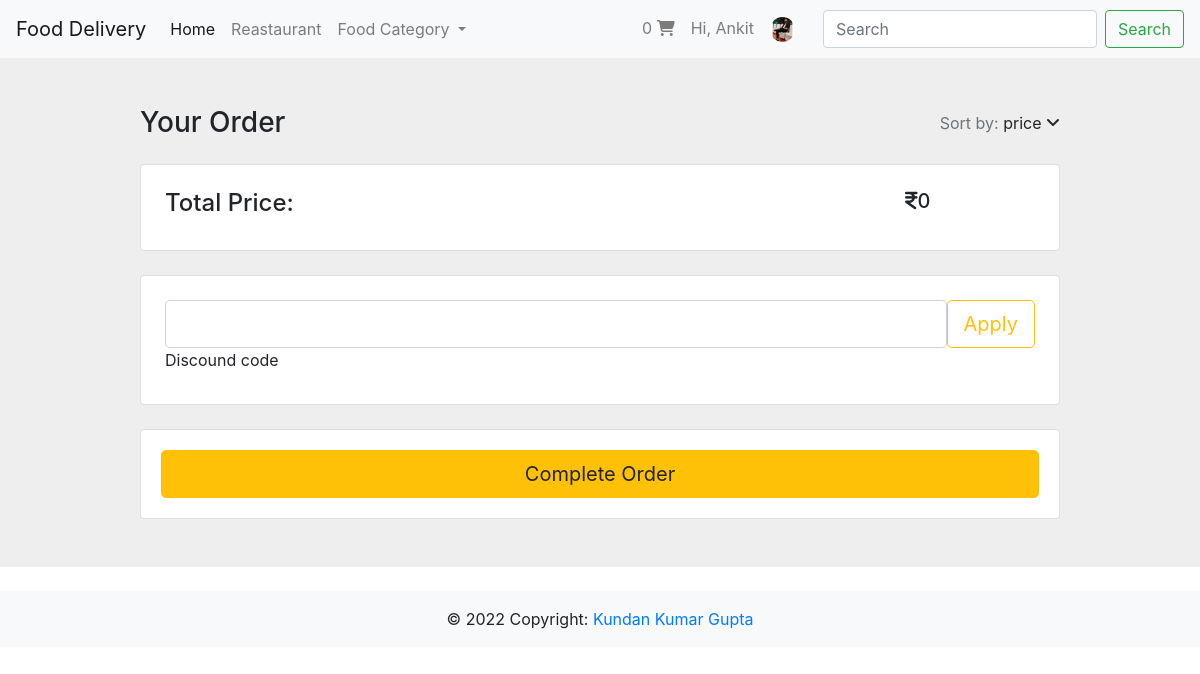
/restaurant/cart/ (signed in), run on an earlier commit of the app's database.
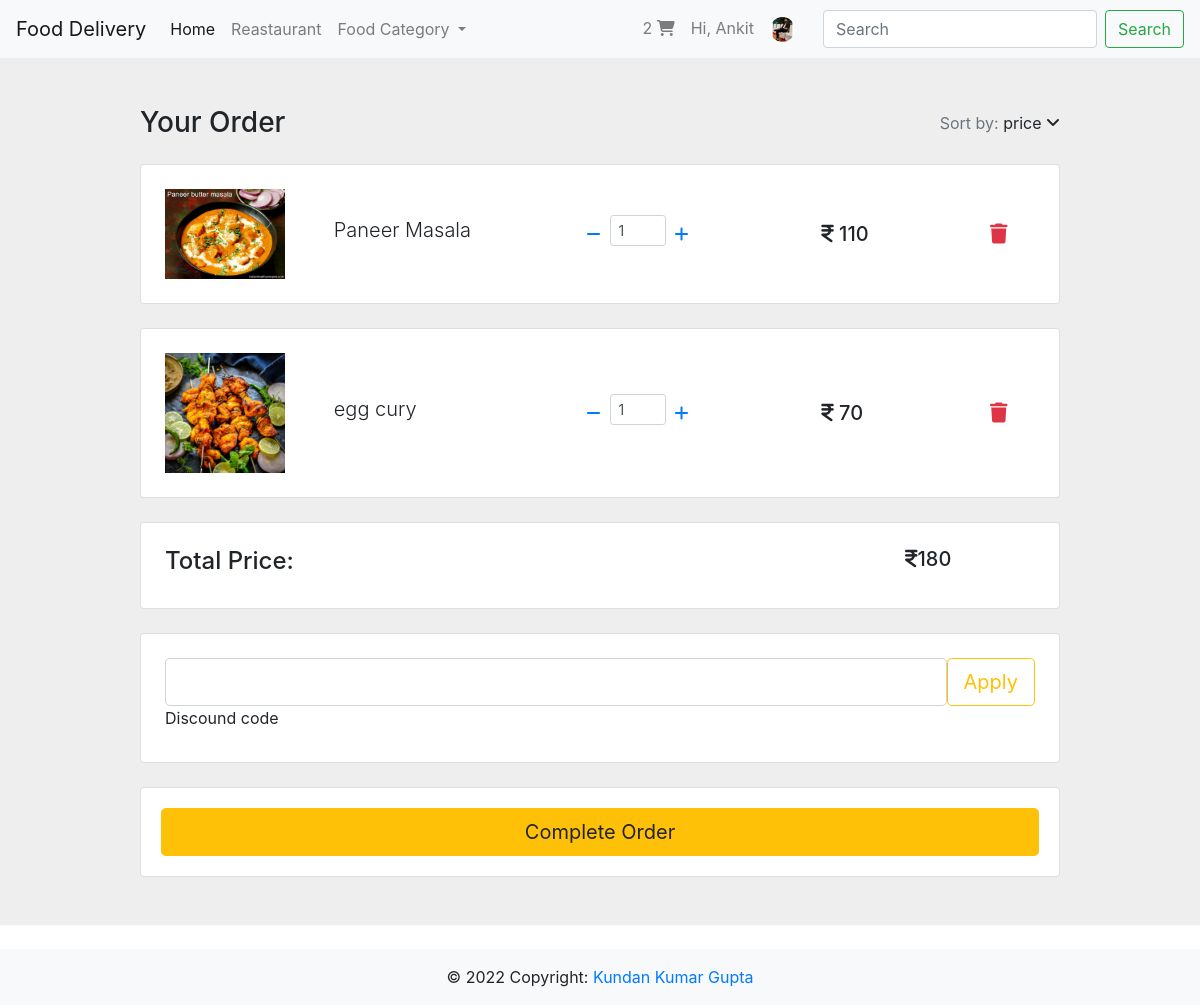
And on a later commit of the database.
### user/models.py (models this page shows, shortened)
class users(AbstractUser):
    username = None
    email = models.EmailField(_("email address"), unique=True)
    address = models.OneToOneField(Address, blank=True,null=True, on_delete=models.SET_NULL, related_name="user_address")
    image = models.ImageField(null=True, blank=True,default="default.png")
    phone = models.CharField(max_length=50,null=True,blank=True)
    is_customer = models.BooleanField(default=True)
    is_delivery_person = models.BooleanField(default=False)
    USERNAME_FIELD = 'email'
    REQUIRED_FIELDS = []
    objects = CustomUserManager()

### reastaurant/models.py (models this page shows, shortened)
class Cart(models.Model):
    food = models.ForeignKey(Food, on_delete=models.SET_NULL, null=True, blank=True)
    quantity = models.IntegerField(default=0)
    user = models.ForeignKey(users, on_delete=models.CASCADE, null=True,blank=True, related_name="all_cart_food")
    restaurant = models.ForeignKey(Restaurant, on_delete=models.CASCADE, null=True, blank=True)

class Food(models.Model):
    name = models.CharField(max_length=100)
    price = models.IntegerField()
    image = models.ManyToManyField(Image)
    item = models.ForeignKey(Item, on_delete=models.CASCADE, related_name='food_items')

class Image(models.Model):
    image = models.ImageField(upload_to="img")

### reastaurant/views.py (the view)
# urls.py: path('cart/',views.cart, name='cart'),
@login_required(login_url='user:login')
def cart(request):
    try:
        carts = request.user.all_cart_food.all()
        total=0
        for cart in carts:
            total += cart.quantity * cart.food.price
        return render(request, "cart.html", context={"carts":carts,"total_price":total})
    except Exception as ex:
        logging.warning(ex)
        return render(request,'error.html')

### reastaurant/templates/cart.html (shortened to what the changed rows need)
{% extends 'base.html' %}
    {% block content %}
    <div class="item">
        <section class="h-100" style="background-color: #eee;">
            <div class="container h-100 py-5">
              <div class="row d-flex justify-content-center align-items-center h-100">
                <div class="col-10">
                  {% for cart in carts  %}
                  <div class="card rounded-3 mb-4">
                    <div class="card-body p-4">
                      <div class="row d-flex justify-content-between align-items-center">
                        <div class="col-md-2 col-lg-2 col-xl-2">
                          <img
                            src="{{cart.food.image.all.0.image.url}}"
                            class="img-fluid rounded-3" alt="{{cart.food.name}}">
                        </div>
                        <div class="col-md-3 col-lg-3 col-xl-3">
                          <p class="lead fw-normal mb-2">{{cart.food.name}}</p>
                        </div>
                        <div class="col-md-3 col-lg-3 col-xl-2 d-flex">
                          <button class="btn btn-link px-2"
                            onclick="this.parentNode.querySelector('input[type=number]').stepDown()">
                            <a href="{% url 'reastaurent:decrement_quantity' cart.id %}">
                            <i class="fas fa-minus"></i>
                            </a>
                          </button>
                          <input id="formValue" min="0" name="quantity" value="{{cart.quantity}}" type="number"
                            class="form-control form-control-sm" />
                          <button class="btn btn-link px-2"
                            onclick="this.parentNode.querySelector('input[type=number]').stepUp()">
                            <a href="{% url 'reastaurent:increment_quantity' cart.id %}"><i class="fas fa-plus"></i></a>
                          </button>
                        </div>
                        <div class="col-md-3 col-lg-2 col-xl-2 offset-lg-1">
                          <h5 class="mb-0"><i class="fa fa-inr" aria-hidden="true"></i> {% widthratio cart.quantity 1 cart.food.price %}</h5>
                        </div>
                        <div class="col-md-1 col-lg-1 col-xl-1 text-end">
                          <a href="{% url 'reastaurent:delete_cart' cart.id %}" onclick="return checkUser()" class="text-danger"><i class="fas fa-trash fa-lg"></i></a>
                        </div>
                      </div>
                    </div>
                  </div>
                  {% endfor %}
                  <div class="card mb-4">
                    <div class="card-body p-4 d-flex flex-row">
                      <div class="col-md-3 col-lg-2 col-xl-2 offset-lg-1">
                        <h5 class="mb-0"> <i class="fa fa-inr" aria-hidden="true"></i>{{total_price}}</h5>
                      </div>
                    </div>
                  </div>
                </div>
              </div>
            </div>
          </section>
    </div>
    {% endblock content %}

### templates/include/navbar.html (shortened to what this page needs)
{% load static %}
<nav class="navbar navbar-expand-lg navbar-light bg-light sticky-top">
    <a class="navbar-brand" href="{% url 'user:home' %}">Food Delivery</a>
    <div class="collapse navbar-collapse" id="navbarNavDropdown">
      <ul class="navbar-nav">
        <li class="nav-item active">
          <a class="nav-link" href="{% url 'user:home' %}">Home <span class="sr-only">(current)</span></a>
        </li>
        <li class="nav-item">
          <a class="nav-link" href="{% url 'reastaurent:restaurant_all' %}">Reastaurant</a>
        </li>
        <li class="nav-item dropdown">
          <a class="nav-link dropdown-toggle" href="#" id="navbarDropdownMenuLink" data-toggle="dropdown" aria-haspopup="true" aria-expanded="false">
            Food Category
          </a>
        </li>
        {% if  request.user.is_authenticated %}
        </ul>
        <ul class="navbar-nav ml-auto">
          <li class="nav-item">
            <a href="{% url 'reastaurent:cart' %}" class="nav-link">{{request.user.all_cart_food.all.count}} <i class="fas fa-shopping-cart"></i></a>
          </li>
          <li class="nav-item">
            <a class="nav-link" href="{% url 'user:profile' %}">Hi, {{request.user.first_name}}</a>
          </li>
          <li class="nav-item dropdown nav-user" style="margin-right:20px;">
            <a class="nav-link nav-user-img" href="#" id="navbarDropdownMenuLink2" data-toggle="dropdown" aria-haspopup="true" aria-expanded="false"><img src="{{request.user.image.url}}" alt="" height="25" class="user-avatar-md rounded-circle"></a>
          </li>
        </ul>
        {% endif %}
    </div>
    <form class="form-inline my-2 my-lg-0">
      <input class="form-control mr-sm-2" type="search" placeholder="Search" aria-label="Search">
      <button class="btn btn-outline-success my-2 my-sm-0" type="submit">Search</button>
    </form>
  </nav>

What changed in the data, as far as the page shows it:
changed users "Ankit": user.all_cart_food.all.count "0" → "2"
added Cart: food.image.all.0.image (picture), food.name "Paneer Masala", quantity "1", quantity+food "110"
added Cart: food.image.all.0.image (picture), food.name "egg cury", quantity "1", quantity+food "70"
Also different on the page:
{{ total_price }}: "0" → "180"
